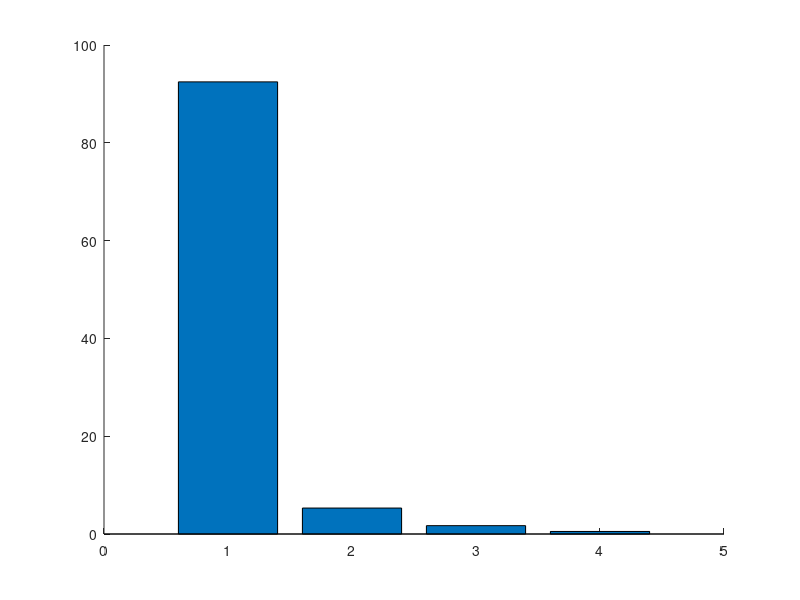

Write MATLAB code to recreate this figure. (Note: this script raises an error after producing the figure.)
%% PCA via SVD on Fisher’s Iris (no built‑in pca)
load fisheriris             % meas (150×4), species (150×1 cell)
X = meas';                  % d×N = 4×150
labels = species;           % cell array of 3 classes

% Center
N  = size(X,2);

% Center the data to obtain Xc 
X_bar = mean(X, 2);         % Mean of each feature (4×1)
Xc = X - X_bar;             % Centered data (4×150)

% SVD to perform PCA: 
[U, S, V] = svd(Xc, 'econ');  % U: eigenvectors, S: singular values, V: scores

% The eigenvalues of the covariance matrix as a column vector
lambda = diag(S).^2 / (N - 1);  % Variances (eigenvalues)

% Individual explained variance:
explained = 100 * lambda / sum(lambda);

% Cumulative explained variance: 
cumExplained = cumsum(explained);

% PC components: 
% Already extracted above → U

% Coordinates (scores or codes)
Z = U' * Xc;   % Each column is a datapoint in PC space (d×N)

% Reconstruction (projection) of X:
Xc_hat = U * Z;           % Reconstructed centered data
X_hat = Xc_hat + X_bar;   % Add mean back to get full reconstruction

% Unique labels
labs = unique(labels);  % {'setosa','versicolor','virginica'}

%% Explained variance plot
figure;
bar(explained,'FaceAlpha',0.6); hold on
plot(cumExplained,'r-o','LineWidth',1.5);
hold off
xlabel('Principal Component'); ylabel('Variance Explained (%)');
title('Iris: Explained Variance by PC (via SVD)');
legend('Individual','Cumulative','Location','Best'); grid on;

%% 2D scatter PC1 vs PC2
figure; hold on;
markers = {'o','s','^'};
colors  = lines(3);
for c = 1:numel(labs)
    idx = strcmp(labels, labs{c});
    scatter(Z(1,idx), Z(2,idx), 36, colors(c,:), markers{c}, 'filled');
end
hold off
xlabel('PC1'); ylabel('PC2');
title('Iris in PC1–PC2 Space (via SVD)');
legend(labs,'Location','Best'); grid on;

%% 3D scatter PC1–PC3
figure; hold on;
for c = 1:numel(labs)
    idx = strcmp(labels, labs{c});
    scatter3(Z(1,idx), Z(2,idx), Z(3,idx), 36, colors(c,:), markers{c}, 'filled');
end
hold off
xlabel('PC1'); ylabel('PC2'); zlabel('PC3');
title('Iris in PC1–PC2–PC3 Space (via SVD)');
legend(labs,'Location','Best'); grid on; view(-30,10);

%% Feature loadings
featureNames = {'SepalLength','SepalWidth','PetalLength','PetalWidth'};
figure;
bar(U(:,1:2));
set(gca,'XTick',1:4,'XTickLabel',featureNames,'XTickLabelRotation',45);
ylabel('Loading'); title('Feature Loadings for PC1 & PC2 (via SVD)');
legend('PC1','PC2','Location','Best'); grid on;

%% Reconstruction error vs #PCs
maxK = size(U,2);
mse  = zeros(maxK,1);
for k = 1:maxK
    Xc_hat = U(:,1:k)*(U(:,1:k)'*Xc);
    mse(k) = mean(sum((Xc - Xc_hat).^2,1));
end
figure;
plot(1:maxK, mse,'-o','LineWidth',1.5);
xlabel('Number of PCs'); ylabel('Reconstruction MSE');
title('Iris: Reconstruction Error vs. # of PCs (via SVD)');
grid on;
